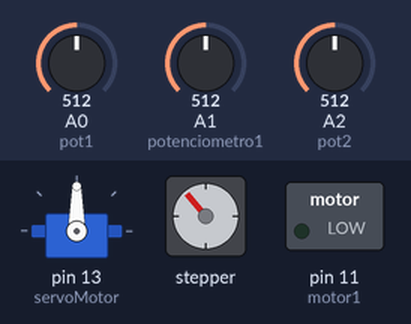
Bench run of a sketch on a simulated Arduino Uno, built with avr-gcc and run on an emulated ATmega328P. Shown: servo, stepper motor, switched loads named in the sketch (green lamp = pin HIGH). Inputs (shaded band) come from the test bench; at power-on: A0 (pot1) = 512, A1 (potenciometro1) = 512, A2 (pot2) = 512. Stepper angles assume 200 steps per turn.

Above: at 1.27 s.
1.3 s: A0 (pot1) set to 716
At 1.51 s:
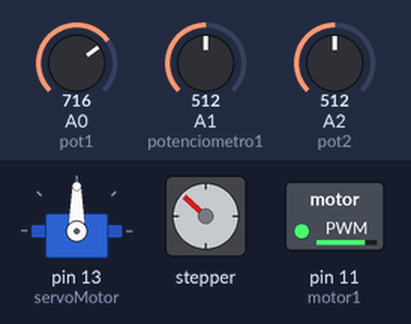
4.3 s: A1 (potenciometro1) set to 716
At 4.53 s:
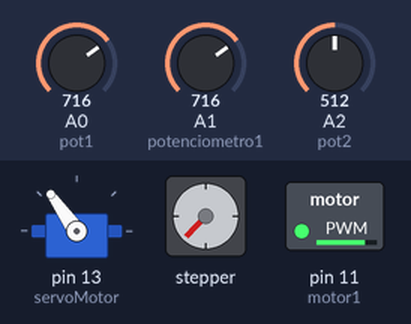
7.3 s: A0 (pot1) set to 900
At 7.54 s:
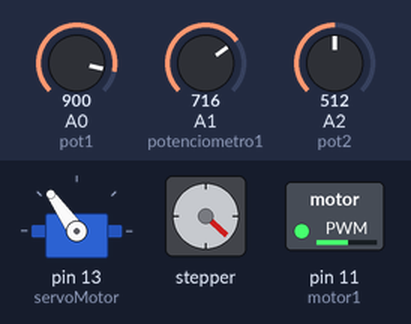
10.3 s: A1 (potenciometro1) set to 900
At 10.56 s:
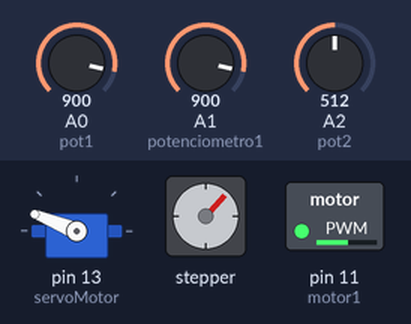
13.3 s: A0 (pot1) set to 1023
At 13.57 s:
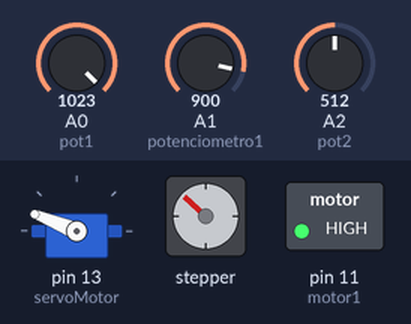
16.3 s: A1 (potenciometro1) set to 1023
At 16.58 s:
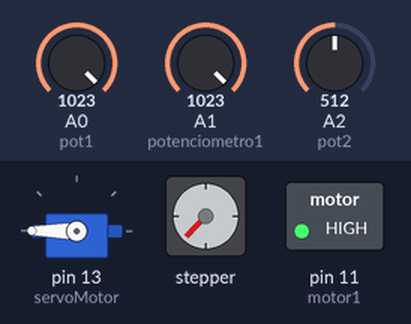
Timing chart, 0 to 22.2 s (numbered marks = the images above; inputs shaded):
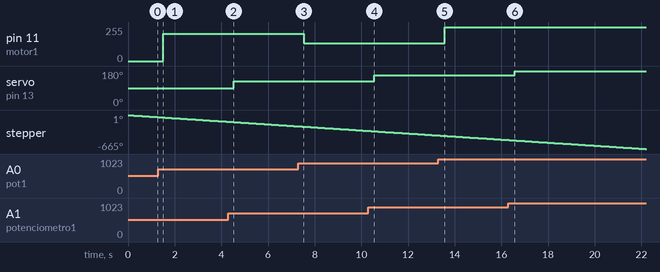

The sketch:

TresMotores.ino
```cpp
// Incluímos la librería para poder controlar el servo
#include <Servo.h>// Declaramos la variable para controlar el servo
#include <Stepper.h>//declaramos libreria para motor  a pasos

Servo servoMotor;
int potenciometro1 = 1;


int motor1=11;
int pot1=A0;
int val=0;

const int stepsRevolution = 200; //definimos los pasos para una vuelta completa
Stepper Motor(stepsRevolution, 7, 9, 8, 10);//pines
int pot2=A2;
int valPot2;

void setup() {
  // put your setup code here, to run once:
  // Iniciamos el servo para que empiece a trabajar con el pin 13
  servoMotor.attach(13);
  pinMode(motor1,OUTPUT);
  pinMode(pot1,INPUT);
}

void loop() {
  // put your main code here, to run repeatedly:
  int leerServo = analogRead(potenciometro1);
  leerServo = map(leerServo, 0, 1023, 0, 180);
  servoMotor.write(leerServo);

  val=analogRead(pot1);//leer entrada analogica A0
  analogWrite(motor1,val);///DC PWM Modulacion por ancho de pulso.

  int val2 = analogRead(pot2);
  valPot2 = map(val2, 0, 1023, 0, 100);//conversion
  if(valPot2 >=51){
    Motor.setSpeed(5);//velocidad del rpm
    Motor.step(5);//cantidad a pasos
  }
  if(valPot2 <= 50){
    Motor.setSpeed(5);
    Motor.step(-5);
  }
}
```

Measured:
- after the input at 1.3 s, pin 11 (motor1): 0/255 → 204/255 after 0.21 s
- after the input at 4.3 s, servo on pin 13 (servoMotor): 90° → 125° after 0.22 s
- after the input at 7.3 s, pin 11 (motor1): 204/255 → 132/255 after 0.24 s
- after the input at 10.3 s, servo on pin 13 (servoMotor): 125° → 158° after 0.25 s
- after the input at 13.3 s, pin 11 (motor1): 132/255 → 255/255 after 0.26 s
- after the input at 16.3 s, servo on pin 13 (servoMotor): 158° → 180° after 0.28 s
